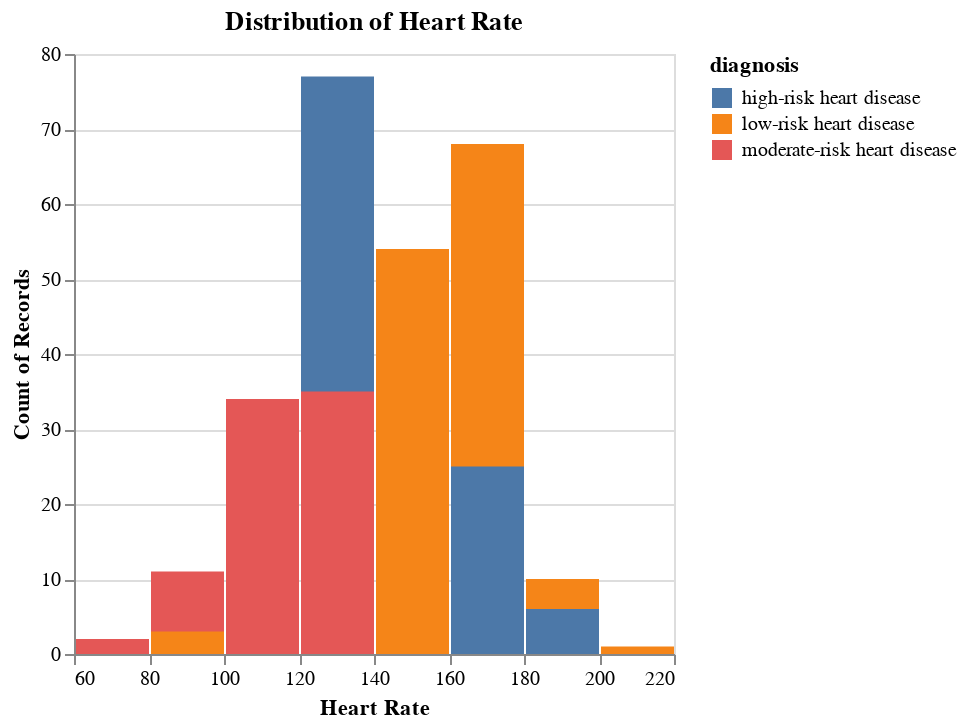

The code cell stored with this chart in its notebook:
### Code cell
# heart rate
hr_hist = alt.Chart(heart_disease_train).mark_bar().encode(
    x=alt.X("max_heart_rate:Q", bin = True).title("Heart Rate"),
    y=alt.Y("count()").stack(False),
    color = "diagnosis:N"
).properties(
    title = "Distribution of Heart Rate"
)

hr_hist

### Figure 1 — Vega-Lite specification as saved in the notebook (floating-point values rounded to 4 significant figures; data arrays with more than 128 entries replaced by an {"elided": "..."} marker saying what was removed)
{"config": {"view": {"continuousWidth": 300, "continuousHeight": 300}}, "data": {"name": "data-e32c91933101677bd1a7ec5d36caae22"}, "mark": {"type": "bar"}, "encoding": {"color": {"field": "diagnosis", "type": "nominal"}, "x": {"bin": true, "field": "max_heart_rate", "title": "Heart Rate", "type": "quantitative"}, "y": {"aggregate": "count", "stack": false, "type": "quantitative"}}, "title": "Distribution of Heart Rate", "$schema": "https://vega.github.io/schema/vega-lite/v5.15.1.json", "datasets": {"data-e32c91933101677bd1a7ec5d36caae22": {"elided": "492 records"}}}
